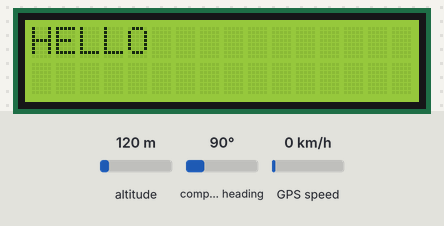
Simulated run of this sketch. Board: Arduino Uno, built with avr-gcc and run on an emulated ATmega328P. Shown: 16×2 character LCD. The inputs (shaded band) are chosen by the test bench; at power-on: altitude 120 m, compass heading 90°, GPS speed 0 km/h. The GPS gets a fix after 3 s at 37.7749, -122.4194 with 8 satellites; what the sketch prints to the serial monitor is not drawn.

Above: at 0.1 s.
At 3.2 s:
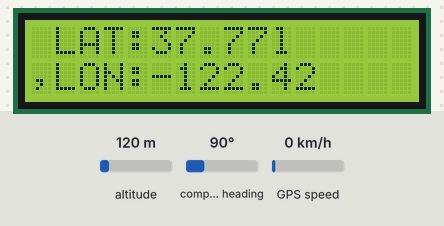

The sketch:

GPS.ino
```cpp
#include <LiquidCrystal.h>
#include <SoftwareSerial.h>
#include <TinyGPS.h>


float lat = 28.5458,lon = 77.1703; // create variable for latitude and longitude object
SoftwareSerial gpsSerial(6,7);//rx,tx


const int rs = 13, en = 12, d4 = 11, d5 = 10, d6 = 9, d7 = 8;
LiquidCrystal lcd(rs, en, d4, d5, d6, d7);
TinyGPS gps; // create gps object

void setup()
  {
      Serial.begin(9600); // connect serial
      //Serial.println("The GPS Received Signal:");
      gpsSerial.begin(9600); // connect gps sensor
      lcd.begin(16,2);
      lcd.print("HELLO");
      delay(2000);
      lcd.clear();

  }


void loop()
   {
        while(gpsSerial.available())
          { // check for gps data
              if(gps.encode(gpsSerial.read()))// encode gps data
                {
                    gps.f_get_position(&lat,&lon); // get latitude and longitude
                    // display position
                    lcd.clear();
                    lcd.setCursor(1,0);
                    lcd.print("GPS Signal");
                    //Serial.print("Position: ");
                    //Serial.print("Latitude:");
                    //Serial.print(lat,6);
                    //Serial.print(";");
                    //Serial.print("Longitude:");
                    //Serial.println(lon,6);
                    lcd.setCursor(1,0);
                    lcd.print("LAT:");
                    lcd.setCursor(5,0);
                    lcd.print(lat);
                    //Serial.print(lat);
                    //Serial.print(" ");
                    lcd.setCursor(0,1);
                    lcd.print(",LON:");
                    lcd.setCursor(5,1);
                    lcd.print(lon);
                 }
          }
              String latitude = String(lat,6);
              String longitude = String(lon,6);
              Serial.println(latitude+";"+longitude);
              delay(1000);
   }
```
